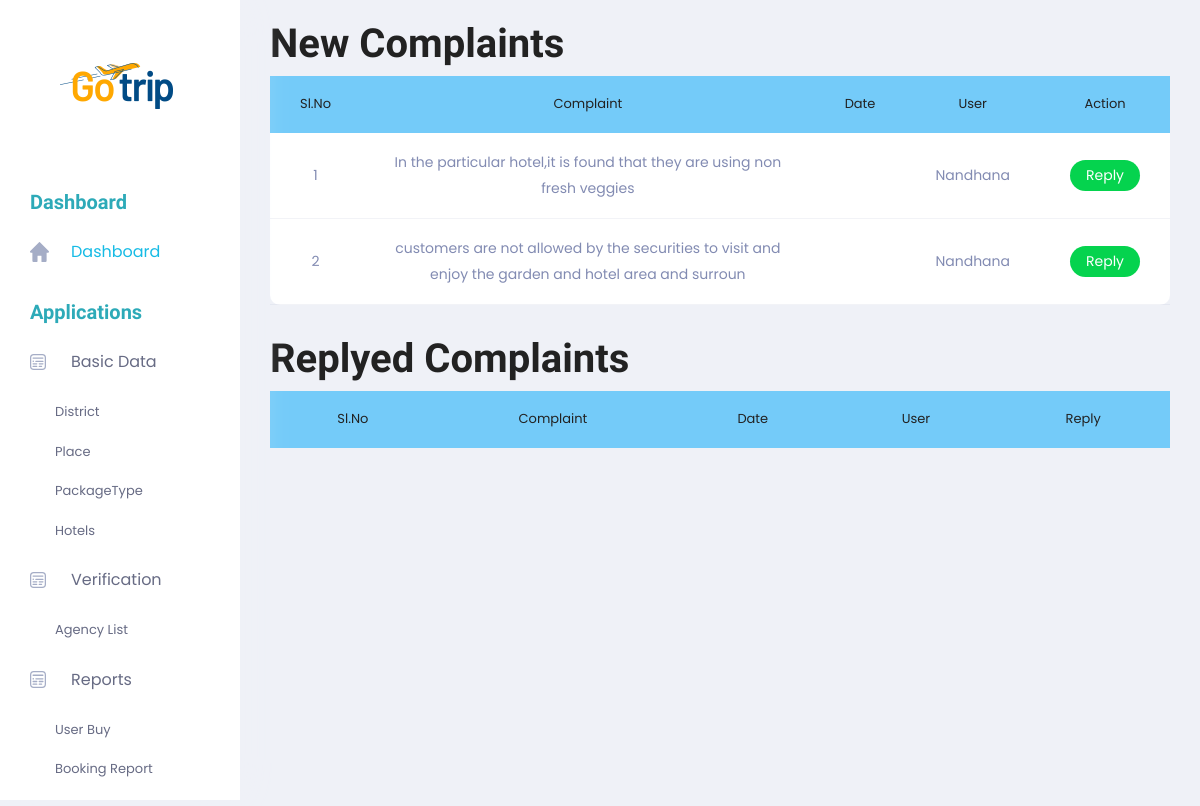
The page /Admin/ViewComplaint.php on the database as committed earlier.
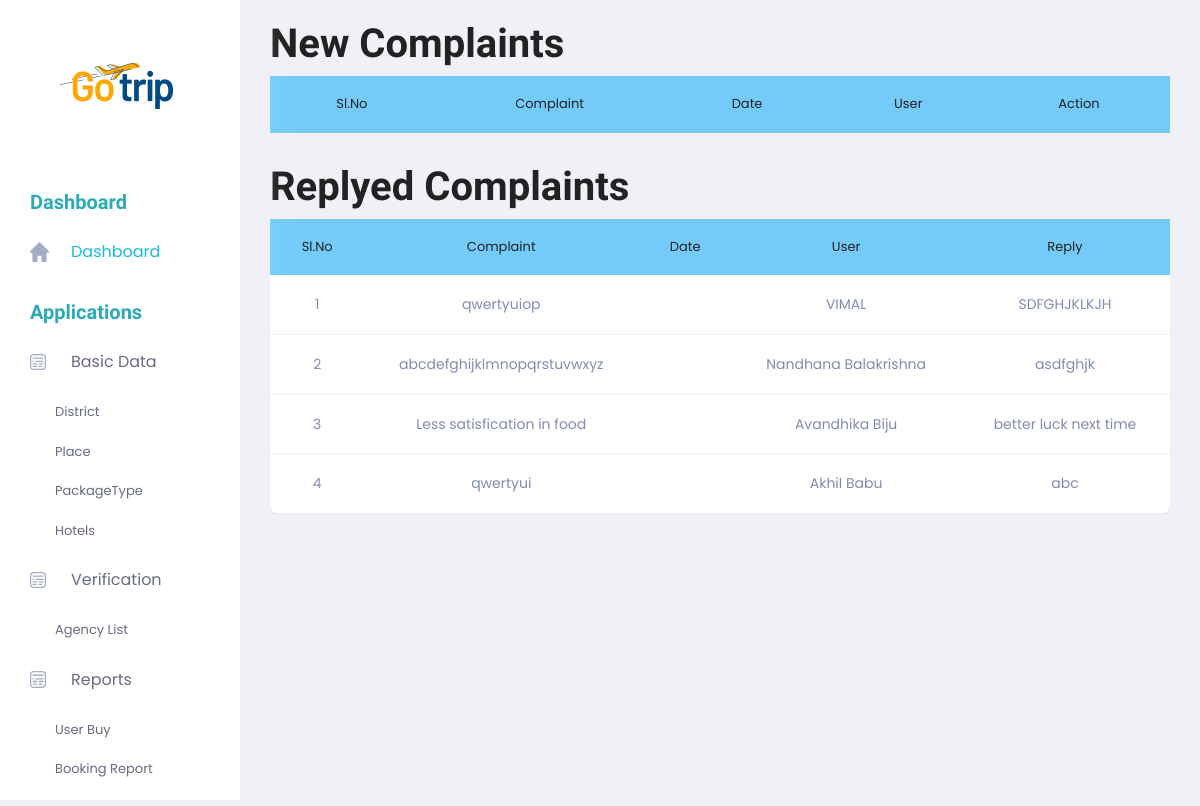
The same page on the database as committed later.
### tables this page shows
CREATE TABLE `tbl_complaint` (
  `complaint_id` int(10) NOT NULL,
  `complaint_title` varchar(50) NOT NULL,
  `complaint_content` varchar(100) NOT NULL,
  `complaint_status` varchar(10) NOT NULL DEFAULT '0',
  `complaint_reply` varchar(100) NOT NULL,
  `complaint_replydate` date NOT NULL,
  `user_id` int(10) NOT NULL,
  `agency_id` int(10) NOT NULL,
  `complaint_date` varchar(500) NOT NULL
);

CREATE TABLE `tbl_user` (
  `user_id` int(10) NOT NULL,
  `user_name` varchar(20) NOT NULL,
  `user_contact` varchar(10) NOT NULL,
  `user_email` varchar(30) NOT NULL,
  `user_address` varchar(35) NOT NULL,
  `user_photo` varchar(100) NOT NULL,
  `user_password` varchar(32) NOT NULL,
  `place_id` int(11) NOT NULL
);

### Admin/ViewComplaint.php (the view, shortened to what the changed rows need)
<!DOCTYPE html PUBLIC "-//W3C//DTD XHTML 1.0 Transitional//EN" "http://www.w3.org/TR/xhtml1/DTD/xhtml1-transitional.dtd">
<html xmlns="http://www.w3.org/1999/xhtml">
<head>
</head>
    <?php
include('../Assets/connection/connection.php');
include('Header.php');
    ?>
    <body>
        <section class="main_content dashboard_part">
            <div class="main_content_iner ">
                <div class="container-fluid p-0">
                    <div class="row justify-content-center">
                        <div class="col-12">
                            <div class="QA_section">
                                <h1>New Complaints</h1>
                                <div class="QA_table mb_30">
                                    <table class="table lms_table_active">
                                        <thead>
                                            <tr style="background-color: #74CBF9">
                                                <td align="center" scope="col">Sl.No</td>
                                                <td align="center" scope="col">Complaint</td>
                                                <td align="center" scope="col">Date</td>
                                                <td align="center" scope="col">User</td>
                                                <td align="center" scope="col">Action</td>
                                            </tr>
                                        </thead>
                                        <tbody>
                                            <?php
												$i = 0;
                                                $selQry = "select * from tbl_complaint c  inner join tbl_user u on c.user_id = u.user_id where complaint_status='0'";
                                               $rs = $conn->query($selQry);
                                                while ($data = $rs->fetch_assoc()) {
                                                    $i++;
                                            ?>
                                            <tr>
                                                <td align="center"><?php echo $i;?></td>
                                                <td align="center"><?php echo $data["complaint_content"] ?></td>
                                                <td align="center"><?php echo $data["complaint_date"] ?></td>
                                                <td align="center"><?php echo $data["user_name"] ?></td>
                                                <td align="center"><a href="ViewComplaint.php?up=<?php echo $data["complaint_id"] ?>" class="status_btn">Reply</a> </td>
                                            </tr>
                                            <?php
                                            }
                                            ?>
                                        </tbody>
                                    </table>
                                </div>
                                <h1>Replyed Complaints</h1>
                                <div class="QA_table mb_30">
                                    <table class="table lms_table_active">
                                        <thead>
                                            <tr style="background-color: #74CBF9">
                                                <td align="center" scope="col">Sl.No</td>
                                                <td align="center" scope="col">Complaint</td>
                                                <td align="center" scope="col">Date</td>
                                                <td align="center" scope="col">User</td>
                                                <td align="center" scope="col">Reply</td>
                                            </tr>
                                        </thead>
                                        <tbody>
                                            <?php
												$i = 0;
                                                $selQry = "select * from tbl_complaint c  inner join tbl_user u on c.user_id = u.user_id where complaint_status='1'";
                                               $rs = $conn->query($selQry);
                                                while ($data = $rs->fetch_assoc()) {
                                                    $i++;
                                            ?>
                                            <tr>
                                                <td align="center"><?php echo $i;?></td>
                                                <td align="center"><?php echo $data["complaint_content"] ?></td>
                                                <td align="center"><?php echo $data["complaint_date"] ?></td>
                                                <td align="center"><?php echo $data["user_name"] ?></td>
                                                <td align="center"><?php echo $data["complaint_reply"] ?></td>
                                            </tr>
                                            <?php                     }
                                            ?>
                                        </tbody>
                                    </table>
                                </div>
                             </div>
                        </div>
                    </div>
                </div>
            </div>
        </section>
    </body>
    </html>

Rows that differ between the two databases and show on the page:
removed tbl_complaint: complaint_content "In the particular hotel,it is found that they are using non fresh veggies", user.user_name "Nandhana", shown under "New Complaints"
removed tbl_complaint: complaint_content "customers are not allowed by the securities to visit and enjoy the garden and hotel area and surroun", user.user_name "Nandhana", shown under "New Complaints"
added tbl_complaint: complaint_content "qwertyuiop", user.user_name "VIMAL", complaint_reply "SDFGHJKLKJH", shown under "Replyed Complaints"
added tbl_complaint: complaint_content "abcdefghijklmnopqrstuvwxyz", user.user_name "Nandhana Balakrishna", complaint_reply "asdfghjk", shown under "Replyed Complaints"
added tbl_complaint: complaint_content "Less satisfication in food", user.user_name "Avandhika Biju", complaint_reply "better luck next time", shown under "Replyed Complaints"
added tbl_complaint: complaint_content "qwertyui", user.user_name "Akhil Babu", complaint_reply "abc", shown under "Replyed Complaints"
